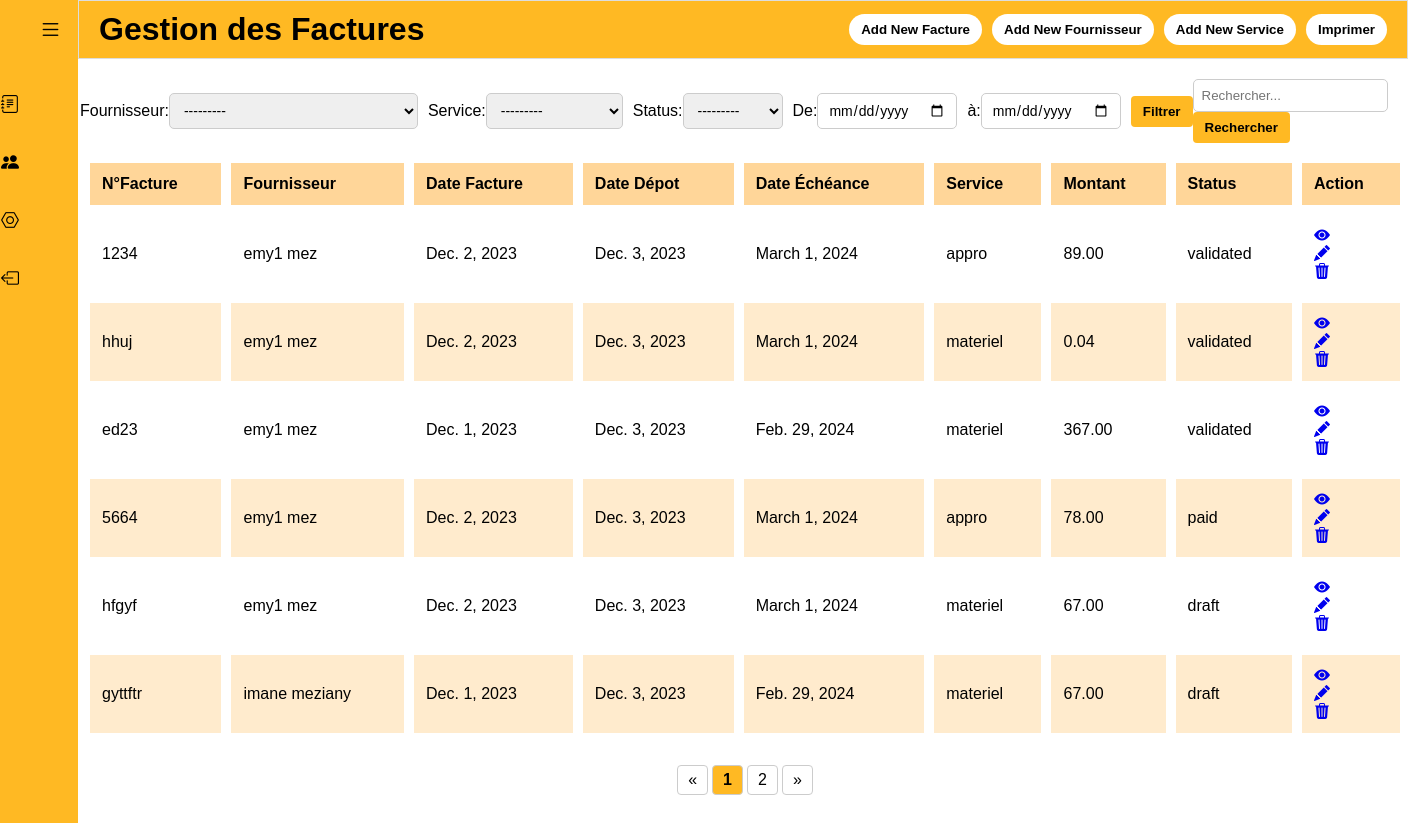
The app's page / (signed in) with its own data.
### facturation/models.py (models this page shows, shortened)
class Facture(models.Model):
    numero = models.CharField(max_length=20)
    fournisseur = models.ForeignKey(Fournisseur, on_delete=models.CASCADE)
    date_facture = models.DateField()
    date_depot = models.DateField()
    montant = models.DecimalField(max_digits=10, decimal_places=2)
    service = models.ForeignKey(Service, on_delete=models.CASCADE)
    status = models.CharField(choices=(('draft', 'Draft'), ('validated', 'Validated'), ('paid', 'Paid')), default='draft', max_length=20)
    echeance = models.DateField(blank=True, null=True)

class Fournisseur(models.Model):
    name = models.CharField(max_length=100)
    email = models.EmailField()
    phone = models.CharField(max_length=20)
    def __str__(self):
        return self.name

class Service(models.Model):
    name = models.CharField(max_length=100)
    def __str__(self):
        return self.name

### facturation/views.py (the view, shortened to what this page needs)
# urls.py: path('', views.homepage, name='homepage'),
@login_required(login_url='facturation:login')
def homepage(request):
    if request.method == 'POST':
        facture_form = FactureForm(request.POST)
        fournisseur_form = FournisseurForm(request.POST)
        service_form = ServiceForm(request.POST)
        if facture_form.is_valid():
            facture_form.save()
            return redirect('facturation:homepage')
        if fournisseur_form.is_valid():
            fournisseur_form.save()
            return redirect('facturation:homepage')
        if service_form.is_valid():
            service_form.save()
            return redirect('facturation:homepage')
    else:
        facture_form = FactureForm()
        fournisseur_form = FournisseurForm()
        service_form = ServiceForm()
    factures = Facture.objects.all()  # This is for the homepage view
    search_query = request.GET.get('q')
    myFilter= FactureFilter(request.GET ,queryset=factures) # This is for the homepage view
    factures_filtered=myFilter.qs
    request.session['filter_params'] = request.GET.dict()
    paginator = Paginator(factures_filtered, 6)
    page_number = request.GET.get('page')
    page = paginator.get_page(page_number)
    return render(request, 'facturation/homepage.html', { 'factures_filtered': page,
        'facture_form': facture_form,
        'fournisseur_form': fournisseur_form,
        'service_form': service_form,
        'myFilter':myFilter,  # This ensures the filter form is also present on the page
        'page':page,
    })

### facturation/forms.py (shortened to what this page needs)
class FactureForm(forms.ModelForm):
    class Meta:
        model = Facture
        fields = ['numero', 'fournisseur', 'date_facture', 'date_depot', 'service', 'status','montant']

class FournisseurForm(forms.ModelForm):
    class Meta:
        model = Fournisseur
        fields = ['name', 'email', 'phone']

### templates/facturation/homepage.html
{% extends "layouts/base.html" %}
{% load group_tags %}
{% block content %}
<div class='home-section'>
    <div class="search-and-filters">
        <div class="filters">
            <form method="GET">
                {{ myFilter.form }}
                <button type="submit">Filtrer</button>
            </form>
        </div>
        <div class="search-bar">
            <form method="GET" action="{% url 'facturation:homepage' %}">
                <input type="text" id="search-input" value="{{request.GET.q}}" name="q" placeholder="Rechercher...",name='search'>
                <button id="search-button">Rechercher</button>
            </form>
        </div>
    </div>
    <table>
        <tr>
            <th>N°Facture</th>
            <th>Fournisseur</th>
            <th>Date Facture</th>
            <th>Date Dépot</th>
            <th>Date Échéance</th>
            <th>Service</th>
            <th>Montant</th>
            <th>Status</th>
            <th>Action</th>
        </tr>
        <tbody id="table-body">
        {% for facture in factures_filtered %}
        <tr>
            <td>{{ facture.numero }}</td>
            <td>{{ facture.fournisseur }}</td>
            <td>{{ facture.date_facture }}</td>
            <td>{{ facture.date_depot }}</td>
            <td>{{ facture.echeance }}</td>
            <td>{{ facture.service }}</td>
            <td>{{ facture.montant }}</td>
            <td>{{ facture.status }}</td>
            <td>
                <a href="{% url 'facturation:view_facture' facture.pk %}">
                    <i class="bi bi-eye-fill"></i>
                </a><br/>
                {% if request.user|user_in_group:'admin' %}
                <a href="{% url 'facturation:update_facture' facture.pk %}">
                    <i class="bi bi-pencil-fill"></i>
                </a><br/>
                <a href="{% url 'facturation:delete_facture' facture.pk %}">
                    <i class="bi bi-trash3-fill"></i>
                </a>
                {%endif%}
            </td>
        </tr>
        {% endfor %}
        </tbody>
    </table>
    <div class="pagination">
        {% if factures_filtered.has_previous %}
            <a href="?page={{ factures_filtered.previous_page_number }}{% if request.GET.q %}&q={{ request.GET.q }}{% endif %}">&laquo;</a>
        {% else %}
            <span class="disabled">&laquo;</span>
        {% endif %}
        {% for i in factures_filtered.paginator.page_range %}
            {% if factures_filtered.number == i %}
                <span class="current">{{ i }}</span>
            {% else %}
                <a href="?page={{ i }}{% if request.GET.q %}&q={{ request.GET.q }}{% endif %}">{{ i }}</a>
            {% endif %}
        {% endfor %}
        {% if factures_filtered.has_next %}
            <a href="?page={{ factures_filtered.next_page_number }}{% if request.GET.q %}&q={{ request.GET.q }}{% endif %}">&raquo;</a>
        {% else %}
            <span class="disabled">&raquo;</span>
        {% endif %}
    </div>
</div>
{% endblock %}

### static/assets/css/style.css (style rules this page uses)
table { width: 100%; border-collapse: collapse; font-family: Arial, sans-serif; border-spacing: 0; margin-bottom: 20px; overflow-y: auto; }
th, td { border: 10px solid #fff; padding: 12px; text-align: left; border-bottom: 10px solid #fff; }
th { background-color: #ffd699; font-weight: bold; }
tr:nth-child(even) { background-color: #ffebcd; }
body { background-color: #fff; margin: 0; padding: 0; font-family: Arial, sans-serif; overflow-y: auto; }
* { margin: 0; padding: 0; box-sizing: border-box; font-family: "Poppins" , sans-serif; }
.home-section { position: initial; background: #fff; min-height: 100vh; top: 0; left: 78px; width: calc(100% - 78px); transition: all 0.5s ease; z-index: 2; margin-left: 80px; }
button { padding: 8px 12px; border: none; border-radius: 4px; background-color: #333; cursor: pointer; background-color: #fff; color: #000000; font-weight: bold; cursor: pointer; border-radius: 30px; transition: background-color 0.2s; }
option { padding: 8px 10px; border: 1px solid #ccc; border-radius: 5px; width: 100%; max-width: 300px; margin-bottom: 10px; font-size: 14px; }
.search-and-filters { display: flex; align-items: center; justify-content: space-between; margin-bottom: 10px; }
.search-bar { display: flex; align-items: center; }
#search-input { padding: 8px; border: 1px solid #ccc; border-radius: 5px; margin-right: 10px; }
#search-button { padding: 8px 12px; border: none; border-radius: 4px; background-color: #ffb923; color: rgb(0, 0, 0); cursor: pointer; }
.filters form { display: flex; align-items: center; }
.filters select, .filters input { margin-right: 10px; padding: 8px 10px; border: 1px solid #ccc; border-radius: 5px; font-size: 14px; width: auto; max-width: 250px; }
.filters button[type="submit"] { padding: 8px 12px; border: none; border-radius: 4px; background-color: #ffb923; color: rgb(0, 0, 0); cursor: pointer; }
.pagination { display: flex; align-items: center; justify-content: center; margin-top: 20px; }
.pagination a, .pagination .current, .pagination .disabled { display: inline-block; padding: 5px 10px; margin: 2px; border: 1px solid #ccc; border-radius: 4px; text-decoration: none; color: black; }
.pagination .current { font-weight: bold; background-color: #ffb923; }

### records on screen
Facture: numero "1234", fournisseur "emy1 mez", date_facture "Dec. 2, 2023", date_depot "Dec. 3, 2023", echeance "March 1, 2024", service "appro", montant "89.00", status "validated"
Facture: numero "hhuj", fournisseur "emy1 mez", date_facture "Dec. 2, 2023", date_depot "Dec. 3, 2023", echeance "March 1, 2024", service "materiel", montant "0.04", status "validated"
Facture: numero "ed23", fournisseur "emy1 mez", date_facture "Dec. 1, 2023", date_depot "Dec. 3, 2023", echeance "Feb. 29, 2024", service "materiel", montant "367.00", status "validated"
Facture: numero "5664", fournisseur "emy1 mez", date_facture "Dec. 2, 2023", date_depot "Dec. 3, 2023", echeance "March 1, 2024", service "appro", montant "78.00", status "paid"
Facture: numero "hfgyf", fournisseur "emy1 mez", date_facture "Dec. 2, 2023", date_depot "Dec. 3, 2023", echeance "March 1, 2024", service "materiel", montant "67.00", status "draft"
Facture: numero "gyttftr", fournisseur "imane meziany", date_facture "Dec. 1, 2023", date_depot "Dec. 3, 2023", echeance "Feb. 29, 2024", service "materiel", montant "67.00", status "draft"

### other values on screen
{{ i }} "1"
{{ i }} "2"
